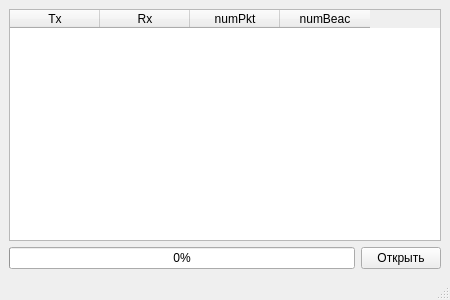
<?xml version="1.0" encoding="UTF-8"?>
<ui version="4.0">
 <class>MyWidget</class>
 <widget class="QMainWindow" name="MyWidget">
  <property name="geometry">
   <rect>
    <x>0</x>
    <y>0</y>
    <width>450</width>
    <height>300</height>
   </rect>
  </property>
  <property name="windowTitle">
   <string>ParseWireshark</string>
  </property>
  <widget class="QWidget" name="centralwidget">
   <layout class="QGridLayout" name="gridLayout">
    <item row="0" column="0" colspan="2">
     <widget class="QTableWidget" name="m_table">
      <property name="enabled">
       <bool>true</bool>
      </property>
      <attribute name="horizontalHeaderVisible">
       <bool>true</bool>
      </attribute>
      <attribute name="horizontalHeaderDefaultSectionSize">
       <number>90</number>
      </attribute>
      <attribute name="verticalHeaderDefaultSectionSize">
       <number>23</number>
      </attribute>
      <column>
       <property name="text">
        <string>Tx</string>
       </property>
      </column>
      <column>
       <property name="text">
        <string>Rx</string>
       </property>
      </column>
      <column>
       <property name="text">
        <string>numPkt</string>
       </property>
      </column>
      <column>
       <property name="text">
        <string>numBeac</string>
       </property>
      </column>
     </widget>
    </item>
    <item row="1" column="0">
     <widget class="QProgressBar" name="m_pBar">
      <property name="value">
       <number>0</number>
      </property>
     </widget>
    </item>
    <item row="1" column="1">
     <widget class="QPushButton" name="m_button">
      <property name="text">
       <string>Открыть</string>
      </property>
     </widget>
    </item>
   </layout>
  </widget>
  <widget class="QMenuBar" name="menubar">
   <property name="geometry">
    <rect>
     <x>0</x>
     <y>0</y>
     <width>450</width>
     <height>21</height>
    </rect>
   </property>
  </widget>
  <widget class="QStatusBar" name="statusbar"/>
 </widget>
 <resources/>
 <connections/>
</ui>
